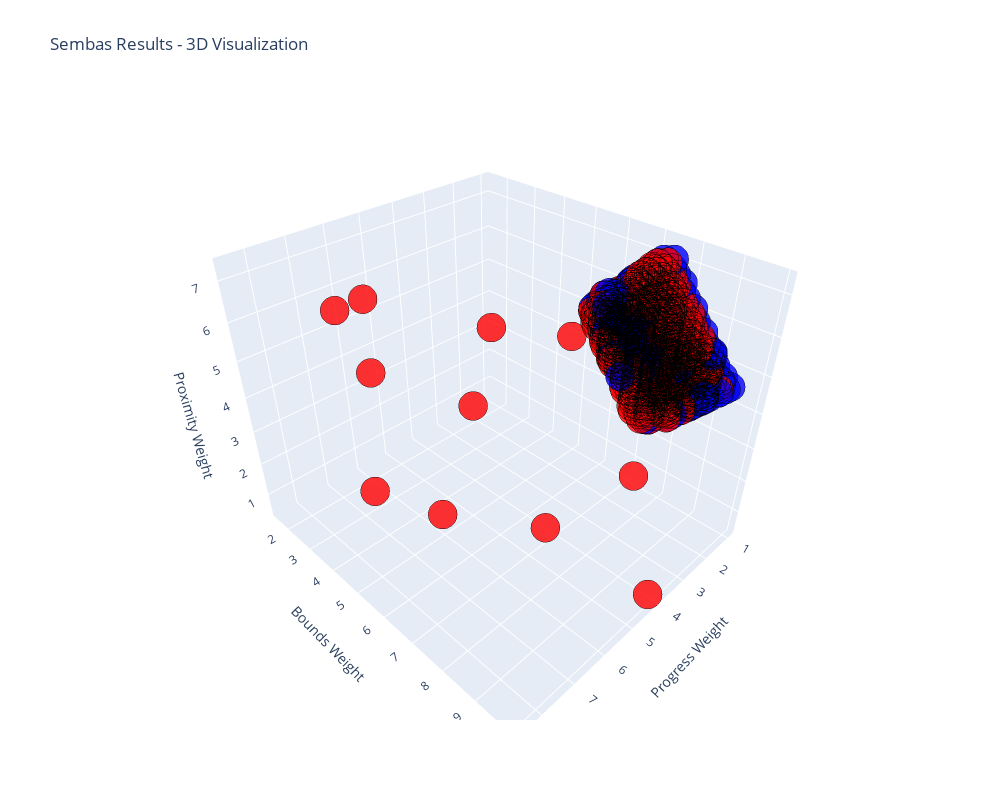

The cell this chart's notebook holds for it:
### Code cell
import json
import plotly.graph_objects as go

def plot_sembas_results(file):
    """
    Simple 3D scatter plot using Plotly - automatically loads results.json
    """
    # Load data from JSON file
    with open(file, 'r') as f:
        data = json.load(f)
    
    coords = data["requests"]
    results = data["results"]
    
    # Extract coordinates
    x = [pt[0] for pt in coords]
    y = [pt[1] for pt in coords]
    z = [pt[2] for pt in coords]
    
    # Create color mapping (0 = red/failed, 1 = blue/successful)
    colors = [1 if res else 0 for res in results]
    
    # Create 3D scatter plot
    fig = go.Figure(data=[go.Scatter3d(
        x=x,
        y=y,
        z=z,
        mode='markers',
        marker=dict(
            size=10,
            color=colors,
            colorscale=[[0, 'red'], [1, 'blue']],
            opacity=0.8,
            line=dict(width=2, color='black')
        ),
        text=[f'Point {i+1}<br>{"Successful" if res else "Failed"}<br>({x[i]:.2f}, {y[i]:.2f}, {z[i]:.2f})' 
              for i, res in enumerate(results)],
        hoverinfo='text'
    )])
    
    # Update layout
    fig.update_layout(
        title='Sembas Results - 3D Visualization',
        scene=dict(
            xaxis_title='Progress Weight',
            yaxis_title='Bounds Weight',
            zaxis_title='Proximity Weight'
        ),
        width=1000,
        height=800
    )
    
    fig.show()

if __name__ == "__main__":
    plot_sembas_results('vector_tuning.json')

### Figure 1 — Plotly figure (JSON) as saved in the notebook; plotly's stock layout.template omitted (floating-point values rounded to 4 significant figures; data arrays with more than 128 entries replaced by an {"elided": "..."} marker saying what was removed)
{"data": [{"hoverinfo": "text", "marker": {"color": {"elided": "1000 int values"}, "colorscale": [[0, "red"], [1, "blue"]], "line": {"color": "black", "width": 2}, "opacity": 0.8, "size": 10}, "mode": "markers", "text": {"elided": "1000 str values"}, "type": "scatter3d", "x": {"elided": "1000 float values"}, "y": {"elided": "1000 float values"}, "z": {"elided": "1000 float values"}}], "layout": {"height": 800, "scene": {"xaxis": {"title": {"text": "Progress Weight"}}, "yaxis": {"title": {"text": "Bounds Weight"}}, "zaxis": {"title": {"text": "Proximity Weight"}}}, "title": {"text": "Sembas Results - 3D Visualization"}, "width": 1000}}
